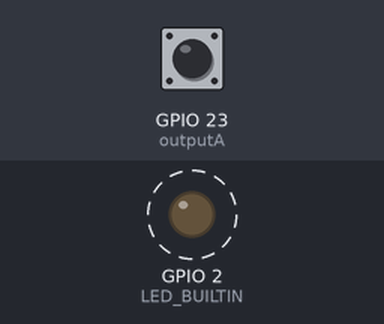
Bench run of a sketch on a simulated ESP32. Shown: output pins drawn as LEDs (lit = HIGH). Dashed ring = blinking. The test bench sets the inputs (shaded band); at power-on: GPIO 23 (outputA) HIGH. What the sketch prints to the serial monitor is not drawn.

Above: at 2.9 s.
Timing chart, 0 to 7.3 s (numbered marks = the images above):
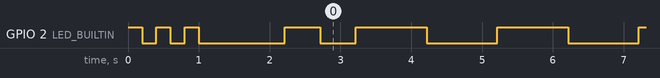

Measured:
- by itself, GPIO 2 (LED_BUILTIN): HIGH → LOW at 0.20 s, → HIGH 0.20 s later, → LOW 0.20 s later, → HIGH 0.20 s later, … (134 changes in this stretch)

The sketch:

__ve_V1.cpp.ino
```cpp
// =============================================
// SECTION 1: PIN DEFINITIONS FOR ESP32
// =============================================
#define outputA 23    // Channel A connected to GPIO23
#define outputB 19    // Channel B connected to GPIO19
#define LED_BUILTIN 2 // Built-in LED on most ESP32 boards (GPIO2)

// =============================================
// SECTION 2: ENCODER PARAMETERS
// =============================================
const float COUNTS_PER_REVOLUTION = 360.0;  // Adjust to your encoder
const float WHEEL_DIAMETER = 10.0;          // cm
const float WHEEL_CIRCUMFERENCE = 3.14159 * WHEEL_DIAMETER;

// =============================================
// SECTION 3: GLOBAL VARIABLES
// =============================================
volatile int counter = 0;     // 'volatile' needed for ESP32 interrupts
int lastCounter = 0;
int aLastState;
unsigned long lastTime = 0;
unsigned long lastBlinkTime = 0;
float velocity = 0.0;
float distancePerCount = 0.0;
bool ledState = false;

// =============================================
// SECTION 4: INTERRUPT SERVICE ROUTINE
// =============================================
void IRAM_ATTR encoderISR() {
  // Read both channels to determine direction
  bool a = digitalRead(outputA);
  bool b = digitalRead(outputB);

  if (a != aLastState) {
    if (b != a) {
      counter++;
    } else {
      counter--;
    }
  }
  aLastState = a;
}

// =============================================
// SECTION 5: SETUP
// =============================================
void setup() {
  // Initialize pins
  pinMode(outputA, INPUT_PULLUP);
  pinMode(outputB, INPUT_PULLUP);
  pinMode(LED_BUILTIN, OUTPUT);

  // Blink LED to show boot
  for(int i = 0; i < 3; i++) {
    digitalWrite(LED_BUILTIN, HIGH);
    delay(200);
    digitalWrite(LED_BUILTIN, LOW);
    delay(200);
  }

  // Start serial
  Serial.begin(115200);

  // REMOVED the while(!Serial) loop - it was causing hanging
  // Just add a small delay instead
  delay(1000);

  Serial.println("=================================");
  Serial.println("ESP32 ENCODER READER");
  Serial.println("=================================");
  Serial.println("Channel A (P23) -> GPIO23");
  Serial.println("Channel B (P19) -> GPIO19");
  Serial.println("=================================");

  // Attach interrupt for ESP32
  attachInterrupt(digitalPinToInterrupt(outputA), encoderISR, CHANGE);

  // Read initial state
  aLastState = digitalRead(outputA);

  // Calculate distance per count
  distancePerCount = WHEEL_CIRCUMFERENCE / COUNTS_PER_REVOLUTION;

  Serial.print("Distance per count: ");
  Serial.print(distancePerCount, 4);
  Serial.println(" cm");
  Serial.println("Ready! Turn the encoder...");
  Serial.println();

  lastTime = millis();
  lastBlinkTime = millis();

  // Final blink to show setup complete
  digitalWrite(LED_BUILTIN, HIGH);
  delay(500);
  digitalWrite(LED_BUILTIN, LOW);
}

// =============================================
// SECTION 6: MAIN LOOP
// =============================================
void loop() {
  unsigned long currentTime = millis();

  // Blink LED every 1 second to show ESP32 is running
  if (currentTime - lastBlinkTime >= 1000) {
    ledState = !ledState;
    digitalWrite(LED_BUILTIN, ledState);
    lastBlinkTime = currentTime;

    // Also print a heartbeat message if no encoder activity
    static unsigned long lastHeartbeat = 0;
    if (currentTime - lastHeartbeat >= 5000) {
      Serial.println("ESP32 is running... (waiting for encoder input)");
      lastHeartbeat = currentTime;
    }
  }

  // Print encoder data every 500ms
  if (currentTime - lastTime >= 500) {
    float deltaTime = (currentTime - lastTime) / 1000.0;

    // Disable interrupts while reading counter
    noInterrupts();
    int currentCount = counter;
    interrupts();

    int deltaCount = currentCount - lastCounter;
    float distanceTraveled = deltaCount * distancePerCount;
    velocity = distanceTraveled / deltaTime;

    // Print to serial monitor
    Serial.print("Position: ");
    Serial.print(currentCount);
    Serial.print(" counts | Distance: ");
    Serial.print(currentCount * distancePerCount, 2);
    Serial.print(" cm | Velocity: ");
    Serial.print(velocity, 2);
    Serial.println(" cm/s");

    lastCounter = currentCount;
    lastTime = currentTime;
  }
}


//## **Potential Improvements:**
//1. **Add acceleration calculation**
//2. **Implement moving average filter** for smoother velocity
//3. **Add error checking** for missed encoder counts
//4. **Use hardware pulse counter** (ESP32 PCNT) for higher speeds
```
